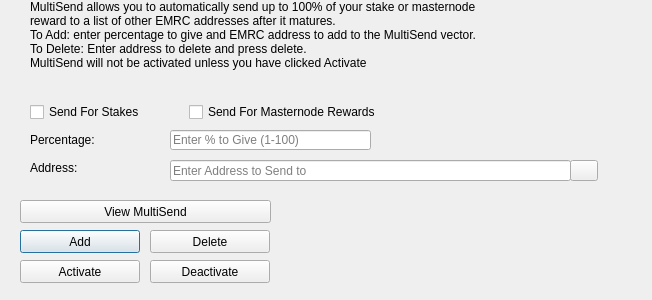
<?xml version="1.0" encoding="UTF-8"?>
<ui version="4.0">
 <class>MultiSendDialog</class>
 <widget class="QDialog" name="MultiSendDialog">
  <property name="windowModality">
   <enum>Qt::NonModal</enum>
  </property>
  <property name="geometry">
   <rect>
    <x>0</x>
    <y>0</y>
    <width>652</width>
    <height>300</height>
   </rect>
  </property>
  <property name="windowTitle">
   <string>MultiSend</string>
  </property>
  <widget class="QLineEdit" name="multiSendPercentEdit">
   <property name="geometry">
    <rect>
     <x>170</x>
     <y>130</y>
     <width>201</width>
     <height>20</height>
    </rect>
   </property>
   <property name="toolTip">
    <string>Enter whole numbers 1 - 100</string>
   </property>
   <property name="placeholderText">
    <string>Enter % to Give (1-100)</string>
   </property>
  </widget>
  <widget class="QLineEdit" name="multiSendAddressEdit">
   <property name="geometry">
    <rect>
     <x>170</x>
     <y>160</y>
     <width>401</width>
     <height>21</height>
    </rect>
   </property>
   <property name="toolTip">
    <string/>
   </property>
   <property name="placeholderText">
    <string>Enter Address to Send to</string>
   </property>
  </widget>
  <widget class="QLabel" name="label_2">
   <property name="geometry">
    <rect>
     <x>30</x>
     <y>0</y>
     <width>451</width>
     <height>121</height>
    </rect>
   </property>
   <property name="lineWidth">
    <number>1</number>
   </property>
   <property name="text">
    <string>MultiSend allows you to automatically send up to 100% of your stake or masternode reward to a list of other EMRC addresses after it matures.
To Add: enter percentage to give and EMRC address to add to the MultiSend vector.
To Delete: Enter address to delete and press delete.
MultiSend will not be activated unless you have clicked Activate</string>
   </property>
   <property name="alignment">
    <set>Qt::AlignLeading|Qt::AlignLeft|Qt::AlignTop</set>
   </property>
   <property name="wordWrap">
    <bool>true</bool>
   </property>
  </widget>
  <widget class="QLabel" name="message">
   <property name="geometry">
    <rect>
     <x>290</x>
     <y>200</y>
     <width>351</width>
     <height>91</height>
    </rect>
   </property>
   <property name="text">
    <string/>
   </property>
  </widget>
  <widget class="QPushButton" name="addButton">
   <property name="geometry">
    <rect>
     <x>20</x>
     <y>230</y>
     <width>120</width>
     <height>23</height>
    </rect>
   </property>
   <property name="toolTip">
    <string/>
   </property>
   <property name="statusTip">
    <string>Add to MultiSend Vector</string>
   </property>
   <property name="text">
    <string>Add</string>
   </property>
  </widget>
  <widget class="QPushButton" name="disableButton">
   <property name="geometry">
    <rect>
     <x>150</x>
     <y>260</y>
     <width>120</width>
     <height>23</height>
    </rect>
   </property>
   <property name="statusTip">
    <string>Deactivate MultiSend</string>
   </property>
   <property name="text">
    <string>Deactivate</string>
   </property>
  </widget>
  <widget class="QPushButton" name="addressBookButton">
   <property name="geometry">
    <rect>
     <x>570</x>
     <y>160</y>
     <width>28</width>
     <height>21</height>
    </rect>
   </property>
   <property name="toolTip">
    <string>Choose an address from the address book</string>
   </property>
   <property name="text">
    <string/>
   </property>
   <property name="icon">
    <iconset resource="../lux.qrc">
     <normaloff>:/icons/address-book</normaloff>:/icons/address-book</iconset>
   </property>
   <property name="shortcut">
    <string>Alt+A</string>
   </property>
   <property name="autoDefault">
    <bool>false</bool>
   </property>
  </widget>
  <widget class="QLabel" name="label">
   <property name="geometry">
    <rect>
     <x>30</x>
     <y>130</y>
     <width>121</width>
     <height>20</height>
    </rect>
   </property>
   <property name="toolTip">
    <string>Percentage of stake to send</string>
   </property>
   <property name="text">
    <string>Percentage:</string>
   </property>
  </widget>
  <widget class="QLabel" name="label_5">
   <property name="geometry">
    <rect>
     <x>30</x>
     <y>160</y>
     <width>111</width>
     <height>16</height>
    </rect>
   </property>
   <property name="toolTip">
    <string>Address to send portion of stake to</string>
   </property>
   <property name="text">
    <string>Address:</string>
   </property>
  </widget>
  <widget class="QPushButton" name="deleteButton">
   <property name="geometry">
    <rect>
     <x>150</x>
     <y>230</y>
     <width>120</width>
     <height>23</height>
    </rect>
   </property>
   <property name="toolTip">
    <string/>
   </property>
   <property name="statusTip">
    <string>Delete Address From MultiSend Vector</string>
   </property>
   <property name="text">
    <string>Delete</string>
   </property>
  </widget>
  <widget class="QPushButton" name="activateButton">
   <property name="geometry">
    <rect>
     <x>20</x>
     <y>260</y>
     <width>120</width>
     <height>23</height>
    </rect>
   </property>
   <property name="statusTip">
    <string>Activate MultiSend</string>
   </property>
   <property name="text">
    <string>Activate</string>
   </property>
  </widget>
  <widget class="QPushButton" name="viewButton">
   <property name="geometry">
    <rect>
     <x>20</x>
     <y>200</y>
     <width>251</width>
     <height>23</height>
    </rect>
   </property>
   <property name="toolTip">
    <string/>
   </property>
   <property name="statusTip">
    <string>View MultiSend Vector</string>
   </property>
   <property name="text">
    <string>View MultiSend</string>
   </property>
  </widget>
  <widget class="QWidget" name="horizontalLayoutWidget">
   <property name="geometry">
    <rect>
     <x>30</x>
     <y>100</y>
     <width>351</width>
     <height>24</height>
    </rect>
   </property>
   <layout class="QHBoxLayout" name="horizontalLayout">
    <item>
     <widget class="QCheckBox" name="multiSendStakeCheckBox">
      <property name="text">
       <string>Send For Stakes</string>
      </property>
     </widget>
    </item>
    <item>
     <widget class="QCheckBox" name="multiSendMasternodeCheckBox">
      <property name="text">
       <string>Send For Masternode Rewards</string>
      </property>
     </widget>
    </item>
   </layout>
  </widget>
 </widget>
 <resources>
  <include location="../lux.qrc"/>
 </resources>
 <connections/>
</ui>
